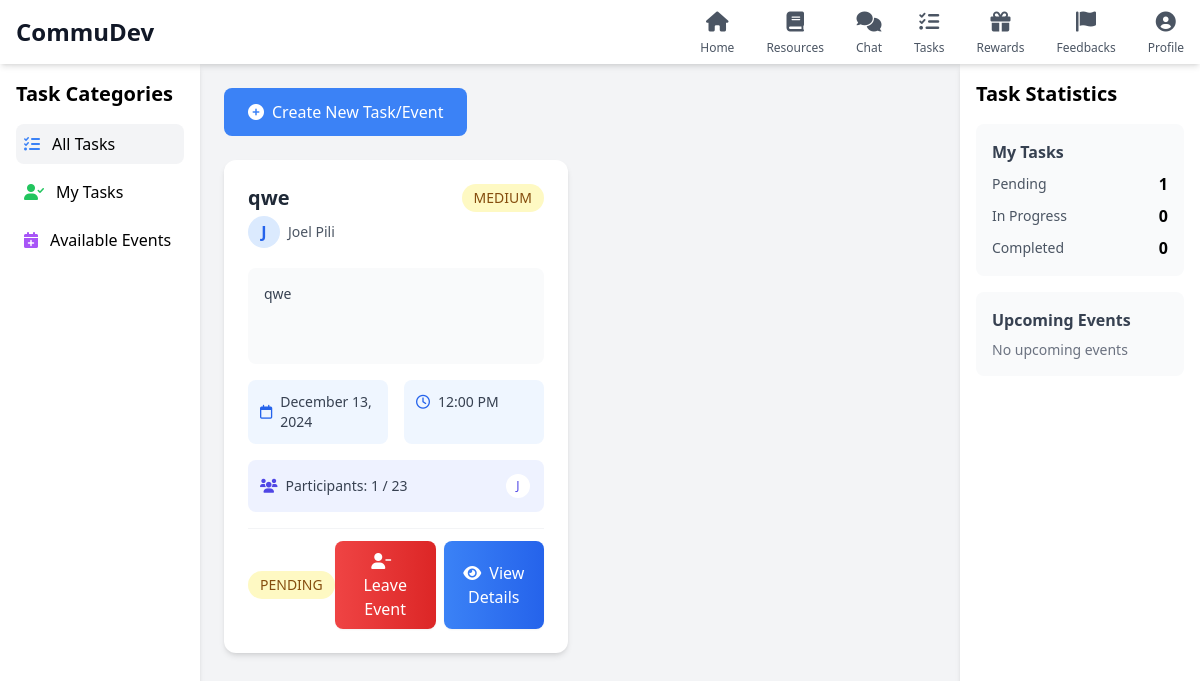
The app's page /task/ (signed in), older data.
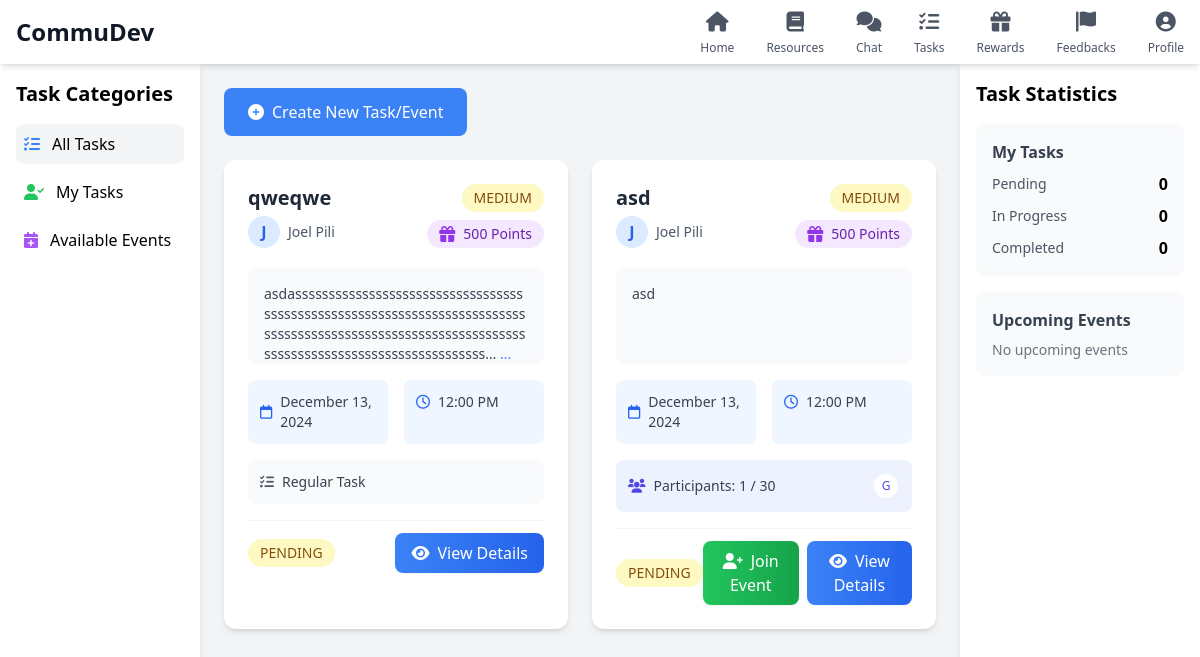
The same page, newer data.
### task/models.py (models this page shows, shortened)
class Task(models.Model):
    PRIORITY_CHOICES = [
        ('LOW', 'Low'),
        ('MEDIUM', 'Medium'),
        ('HIGH', 'High')
    ]
    STATUS_CHOICES = [
        ('PENDING', 'Pending'),
        ('IN_PROGRESS', 'In Progress'),
        ('COMPLETED', 'Completed'),
        ('CANCELLED', 'Cancelled')
    ]
    task_id = models.AutoField(primary_key=True)
    title = models.CharField(max_length=200)
    description = models.TextField()
    reward_points = models.PositiveIntegerField(default=0, help_text="Reward points for completing this task/event")
    created_date = models.DateTimeField(default=timezone.now)
    due_date = models.DateTimeField()
    priority = models.CharField(max_length=10, choices=PRIORITY_CHOICES, default='MEDIUM')
    status = models.CharField(max_length=20, choices=STATUS_CHOICES, default='PENDING')
    created_by = models.ForeignKey(
        settings.AUTH_USER_MODEL,
        on_delete=models.CASCADE,
        related_name='created_tasks'
    )
    assigned_to = models.ManyToManyField(
        settings.AUTH_USER_MODEL,
        through='TaskAssignment',
        related_name='assigned_tasks'
    )
    is_event = models.BooleanField(default=False)
    location = models.CharField(max_length=200, blank=True, null=True)
    max_participants = models.PositiveIntegerField(default=0)  # 0 means unlimited
    class Meta:
        ordering = ['-created_date']

### users/models.py (models this page shows, shortened)
class User(AbstractUser):
    userId = models.UUIDField(primary_key=True, default=uuid.uuid4, editable=False)
    firstname = models.CharField(max_length=100)
    lastname = models.CharField(max_length=100)
    age = models.IntegerField(null=True)
    state = models.CharField(max_length=100)
    employmentStatus = models.CharField(max_length=100)
    profile_picture = models.ImageField(upload_to='profile_pics', default='default.jpg')
    languages = models.CharField(max_length=200, blank=True, null=True, default='')
    activity_status = models.CharField(
        max_length=100,
        default='Active',
        choices=[
            ('Active', 'Very Active'),
            ('Moderate', 'Moderately Active'),
            ('Low', 'Less Active'),
            ('Inactive', 'Inactive')
        ]
    )
    hobbies = models.CharField(max_length=200, blank=True, null=True, default='')
    goals = models.CharField(max_length=200, blank=True, null=True, default='')
    USERNAME_FIELD = 'username'  # This ensures username is used for login
    REQUIRED_FIELDS = ['firstname', 'lastname']  # Required fields for createsuperuser

### task/views.py (the view)
# urls.py: path('', views.task_list, name='task_list'),
@login_required
def task_list(request):
    filter_type = request.GET.get('filter', 'all')
    if filter_type == 'assigned':
        tasks = Task.objects.filter(assigned_to=request.user)
    elif filter_type == 'available':
        tasks = Task.objects.filter(is_event=True).exclude(assigned_to=request.user)
    else:  # 'all'
        tasks = Task.objects.all()
    context = {
        'tasks': tasks,
        'pending_count': TaskAssignment.objects.filter(
            user=request.user,
            status='PENDING'
        ).count(),
        'in_progress_count': TaskAssignment.objects.filter(
            user=request.user,
            status='IN_PROGRESS'
        ).count(),
        'completed_count': TaskAssignment.objects.filter(
            user=request.user,
            status='COMPLETED'
        ).count(),
        'upcoming_events': Task.objects.filter(
            is_event=True,
            due_date__gte=timezone.now()
        ).order_by('due_date')[:5]
    }
    return render(request, 'task/task_list.html', context)

### task/templates/task/task_list.html (shortened to what the changed rows need)
<!DOCTYPE html>
<html lang="en">
<head>
    <script src="https://cdn.tailwindcss.com"></script>
    <link rel="stylesheet" href="https://cdnjs.cloudflare.com/ajax/libs/font-awesome/6.0.0/css/all.min.css" />
</head>
<body class="bg-gray-100">
    <nav class="bg-white shadow-md fixed top-0 w-full z-50 h-16">
        <div class="w-full px-4 flex justify-between items-center h-full">
            <div class="flex-shrink-0">
                <h1 class="text-2xl font-bold text-gray-900">CommuDev</h1>
            </div>
        </div>
    </nav>
    <div class="task-container flex">
        <div class="w-1/6 bg-white p-4 shadow-md">
            <h2 class="text-xl font-bold mb-4">Task Categories</h2>
        </div>
        <div class="flex-1 p-6 overflow-y-auto custom-scrollbar">
            <div class="grid grid-cols-1 md:grid-cols-2 gap-6">
                {% for task in tasks %}
                <div class="task-card bg-white rounded-xl shadow-md overflow-hidden hover:shadow-lg transform transition-all duration-300">
                    <div class="p-6">
                        <div class="flex justify-between items-start mb-5">
                            <div class="flex-grow">
                                <h3 class="text-xl font-semibold text-gray-800 mb-1 line-clamp-1">{{ task.title }}</h3>
                                <div class="flex items-center space-x-2">
                                    <div class="w-8 h-8 bg-blue-100 rounded-full flex items-center justify-center">
                                        <span class="text-blue-600 font-semibold">{{ task.created_by.firstname.0 }}</span>
                                    </div>
                                    <p class="text-sm text-gray-600">{{ task.created_by.firstname }} {{ task.created_by.lastname }}</p>
                                </div>
                            </div>
                            <div class="flex flex-col items-end gap-2">
                                <span class="px-3 py-1 rounded-full text-sm font-medium
                                    {% if task.priority == 'HIGH' %}bg-red-100 text-red-800
                                    {% elif task.priority == 'MEDIUM' %}bg-yellow-100 text-yellow-800
                                    {% else %}bg-green-100 text-green-800{% endif %}">
                                    {{ task.priority }}
                                </span>
                                {% if task.reward_points > 0 %}
                                <div class="flex items-center bg-purple-100 px-3 py-1 rounded-full">
                                    <i class="fas fa-gift text-purple-600 mr-2"></i>
                                    <span class="text-sm font-medium text-purple-800">{{ task.reward_points }} Points</span>
                                </div>
                                {% endif %}
                            </div>
                        </div>
                        <div class="bg-gray-50 rounded-lg p-4 mb-4 h-24 overflow-hidden">
                            <p class="text-gray-700 break-words overflow-ellipsis text-sm">
                                {{ task.description|truncatechars:150 }}
                                {% if task.description|length > 150 %}
                                    <span class="text-blue-500 font-medium">...</span>
                                {% endif %}
                            </p>
                        </div>
                        <div class="grid grid-cols-2 gap-4 mb-4">
                            <div class="bg-blue-50 rounded-lg p-3">
                                <div class="flex items-center text-sm text-gray-700">
                                    <i class="far fa-calendar mr-2 text-blue-600"></i>
                                    <span>{{ task.due_date|date:"F j, Y" }}</span>
                                </div>
                            </div>
                            <div class="bg-blue-50 rounded-lg p-3">
                                <div class="flex items-center text-sm text-gray-700">
                                    <i class="far fa-clock mr-2 text-blue-600"></i>
                                    <span>{{ task.due_date|date:"g:i A" }}</span>
                                </div>
                            </div>
                        </div>
                        {% if not task.is_event %}
                        <div class="mb-4">
                            <div class="bg-gray-50 rounded-lg p-3">
                                <div class="flex items-center text-sm text-gray-700">
                                    <i class="fas fa-tasks mr-2 text-gray-600"></i>
                                    <span>Regular Task</span>
                                </div>
                            </div>
                        </div>
                        {% endif %}
                        {% if task.is_event %}
                        <div class="bg-indigo-50 rounded-lg p-3 mb-4">
                            <div class="flex items-center justify-between">
                                <div class="flex items-center text-sm text-gray-700">
                                    <i class="fas fa-users mr-2 text-indigo-600"></i>
                                    <span>Participants: {{ task.assigned_to.count }}
                                    {% if task.max_participants > 0 %}
                                    / {{ task.max_participants }}
                                    {% endif %}</span>
                                </div>
                                <div class="flex items-center">
                                    <div class="flex -space-x-2">
                                        {% for participant in task.assigned_to.all|slice:":3" %}
                                        <div class="w-7 h-7 rounded-full bg-white border-2 border-indigo-50 flex items-center justify-center">
                                            <span class="text-xs font-medium text-indigo-600">{{ participant.firstname.0 }}</span>
                                        </div>
                                        {% endfor %}
                                    </div>
                                </div>
                            </div>
                        </div>
                        {% endif %}
                        <div class="flex justify-between items-center pt-3 border-t border-gray-100">
                            <span class="px-3 py-1 rounded-full text-sm font-medium
                                {% if task.status == 'COMPLETED' %}bg-green-100 text-green-800
                                {% elif task.status == 'IN_PROGRESS' %}bg-blue-100 text-blue-800
                                {% elif task.status == 'CANCELLED' %}bg-gray-100 text-gray-800
                                {% else %}bg-yellow-100 text-yellow-800{% endif %}">
                                {{ task.status }}
                            </span>
                            <div class="flex gap-2">
                                {% if task.is_event and user not in task.assigned_to.all %}
                                <button onclick="joinTask({{ task.task_id }})"
                                        class="bg-gradient-to-r from-green-500 to-green-600 hover:from-green-600 hover:to-green-700 text-white px-4 py-2 rounded-lg font-medium shadow-sm hover:shadow transition-all duration-200">
                                    <i class="fas fa-user-plus mr-2"></i>Join Event
                                </button>
                                {% elif task.is_event %}
                                <button onclick="leaveTask({{ task.task_id }})"
                                        class="bg-gradient-to-r from-red-500 to-red-600 hover:from-red-600 hover:to-red-700 text-white px-4 py-2 rounded-lg font-medium shadow-sm hover:shadow transition-all duration-200">
                                    <i class="fas fa-user-minus mr-2"></i>Leave Event
                                </button>
                                {% endif %}
                                <button onclick="openTaskDetail({{ task.task_id }})"
                                        class="bg-gradient-to-r from-blue-500 to-blue-600 hover:from-blue-600 hover:to-blue-700 text-white px-4 py-2 rounded-lg font-medium shadow-sm hover:shadow transition-all duration-200">
                                    <i class="fas fa-eye mr-2"></i>View Details
                                </button>
                            </div>
                        </div>
                    </div>
                </div>
                {% endfor %}
            </div>
        </div>
        <div class="w-1/5 bg-white p-4 shadow-md">
            <h2 class="text-xl font-bold mb-4">Task Statistics</h2>
            <div class="space-y-4">
                <div class="p-4 bg-gray-50 rounded-lg">
                    <div class="mt-2 space-y-2">
                        <div class="flex justify-between items-center">
                            <span class="text-sm text-gray-600">Pending</span>
                            <span class="font-semibold">{{ pending_count }}</span>
                        </div>
                    </div>
                </div>
            </div>
        </div>
    </div>
</body>
</html>

Row changes from the older to the newer data that the page shows:
removed Task: title "qwe", created_by.firstname.0 "J", created_by.firstname "Joel", created_by.lastname "Pili", priority "MEDIUM", description "qwe", due_date "December 13, 2024", due_date "12:00 PM", assigned_to.count "1", max_participants "23", status "PENDING"
no longer on this page (row edited): User: firstname.0 "J", shown under "qwe"
added Task: title "qweqwe", created_by.firstname.0 "J", created_by.firstname "Joel", created_by.lastname "Pili", priority "MEDIUM", reward_points "500", description "asdasssssssssssssssssssssssssssssssssssssssssssssssssssssssssssssssssssssssssssssssssssssssssssssssssssssssssssssssssssssssssssssssssssssssssssssssss…", due_date "December 13, 2024", due_date "12:00 PM", is_event False (drawn), status "PENDING"
added Task: title "asd", created_by.firstname.0 "J", created_by.firstname "Joel", created_by.lastname "Pili", priority "MEDIUM", reward_points "500", description "asd", due_date "December 13, 2024", due_date "12:00 PM", assigned_to.count "1", max_participants "30", status "PENDING"
now on this page (row edited): User: firstname.0 "G", shown under "asd"
Text that changed along with them:
{{ pending_count }}: "1" → "0"
